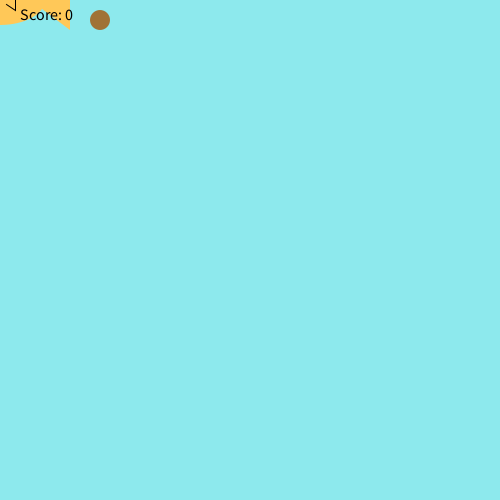
Frame 1 (no input)
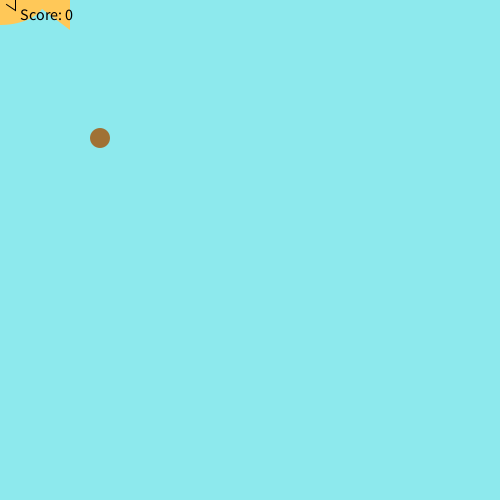
Frame 60 (the mouse pressed at the canvas centre just before this capture)
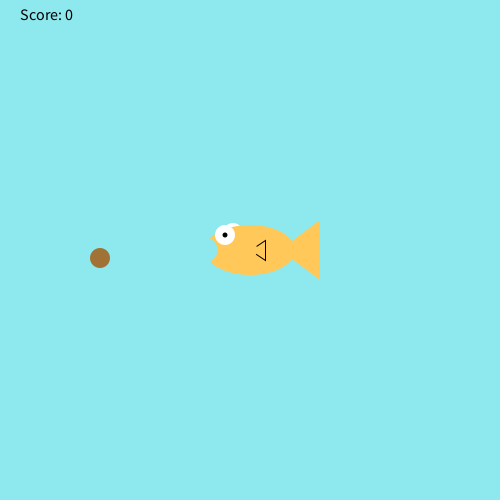
Frame 120 (the mouse held since frame 60 and released just before this capture)

The Processing sketch that drew these frames (run headless with seeded random() and noise(); from frame 60 on, the mouse is pressed at the canvas centre):

// Processing sketch: FishFeeder
// ── FishFeeder.pde
int foodX = 100;
int foodY = 20;

int score = 0;

void setup() {
size(500,500);
}

void draw(){
background(141,233,237);
drawFish();
fill(160, 114, 53);
noStroke();
ellipse(foodX, foodY, 20, 20);
foodY = foodY + 2;
if (foodY > height){
foodY = 20;
}
checkCatch(foodX, foodY);

fill(0, 0, 0);
textSize(16);
text("Score: " + score, 20, 20);
if (score == 20){
  textSize(20); 
text("The fish had a good meal!", 200, 200);
exit();
}
}

void drawFish(){
     noStroke();
     fill(255,255,255);
     ellipse(mouseX-17,mouseY-17,20,20); //back side eye
     fill(255,200,88);
     ellipse(mouseX,mouseY,90,50); //body
     triangle(mouseX+30,mouseY,mouseX+70,mouseY+30,mouseX+70,mouseY-30); //tail
     stroke(0);
     triangle(mouseX,mouseY,mouseX+15,mouseY+10,mouseX+15,mouseY-10); //side fin
     noStroke();
     fill(255,200,88);
     ellipse(mouseX,mouseY,15,15); //side fin cover
     noStroke();
     fill(255,255,255);
     ellipse(mouseX-25,mouseY-15,20,20); //front eye
     fill(0,0,0);
     ellipse(mouseX-25,mouseY-15,5,5); //pupil
     fill(141,233,237);
     ellipse(mouseX-45,mouseY,25,25); //mouth
}

void checkCatch(int x, int y){
     if(x > mouseX && x < mouseX+70){
          if(y > mouseY-17 && y < mouseY+30){
               score++;
               foodY = 20; //if the food was eaten, make more food fall from the top
               foodX = (int) random(width-20);
          }
     }
     else if (foodY > height && score > 0){
          score--;
     }
}
